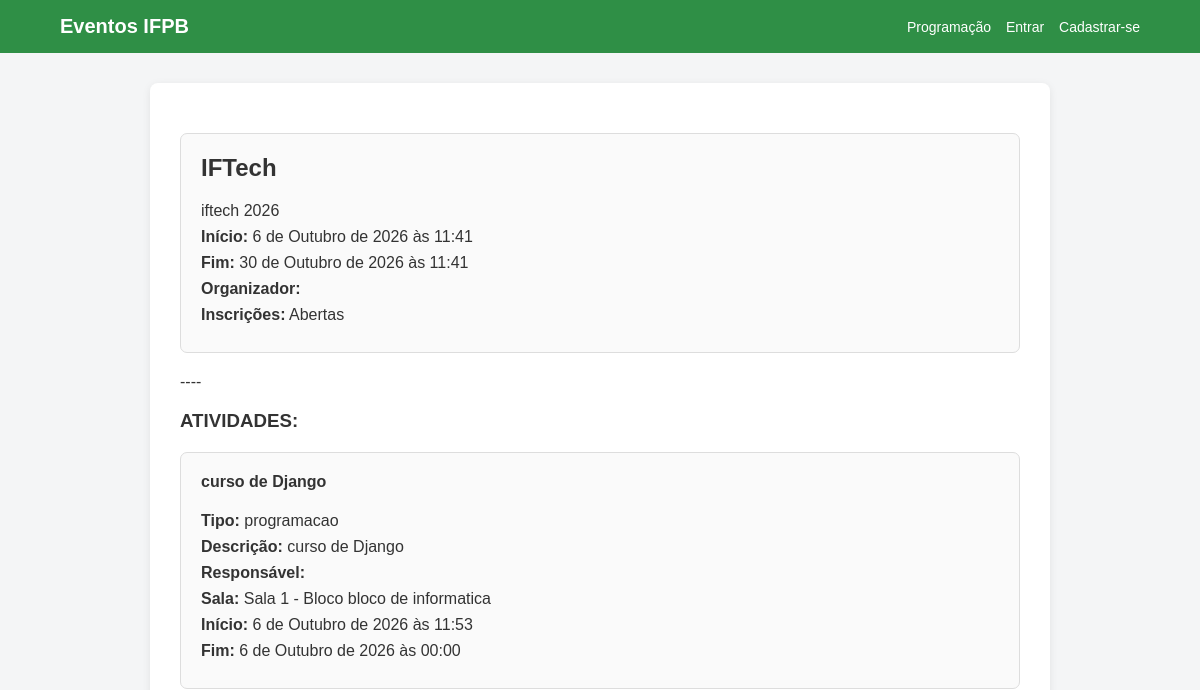
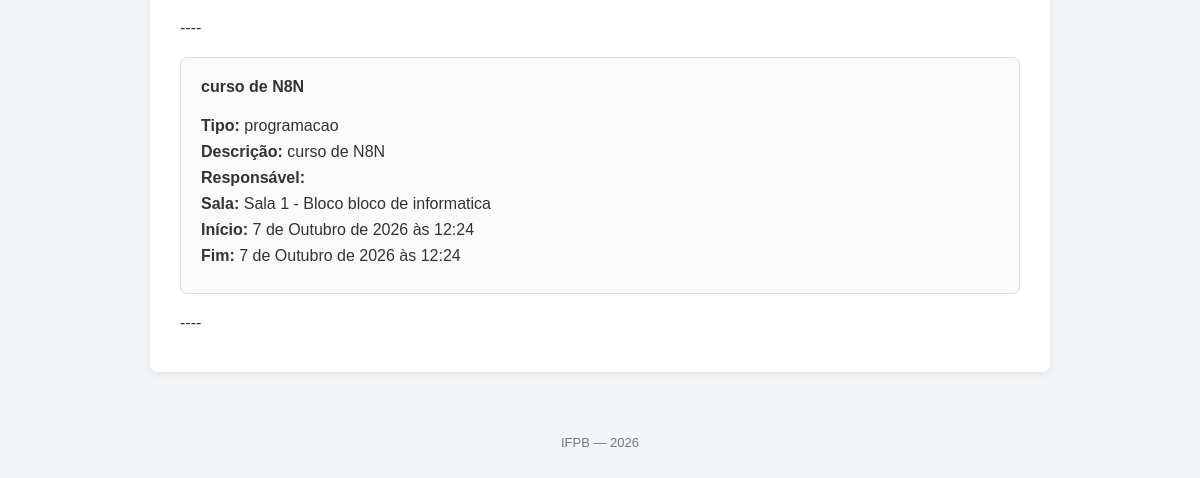
Before: /evento/1 with the older database file (2 pictures, top to bottom).
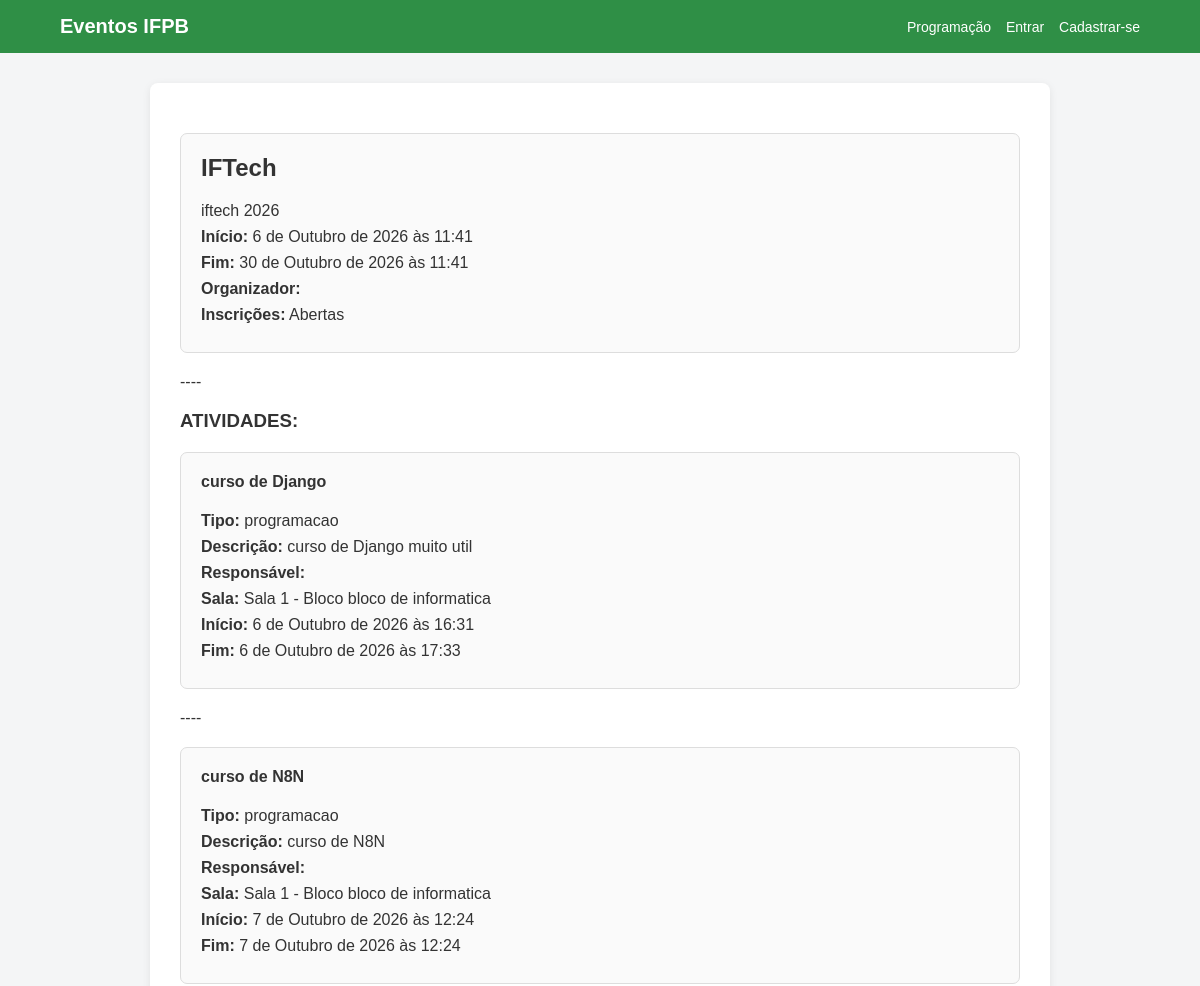
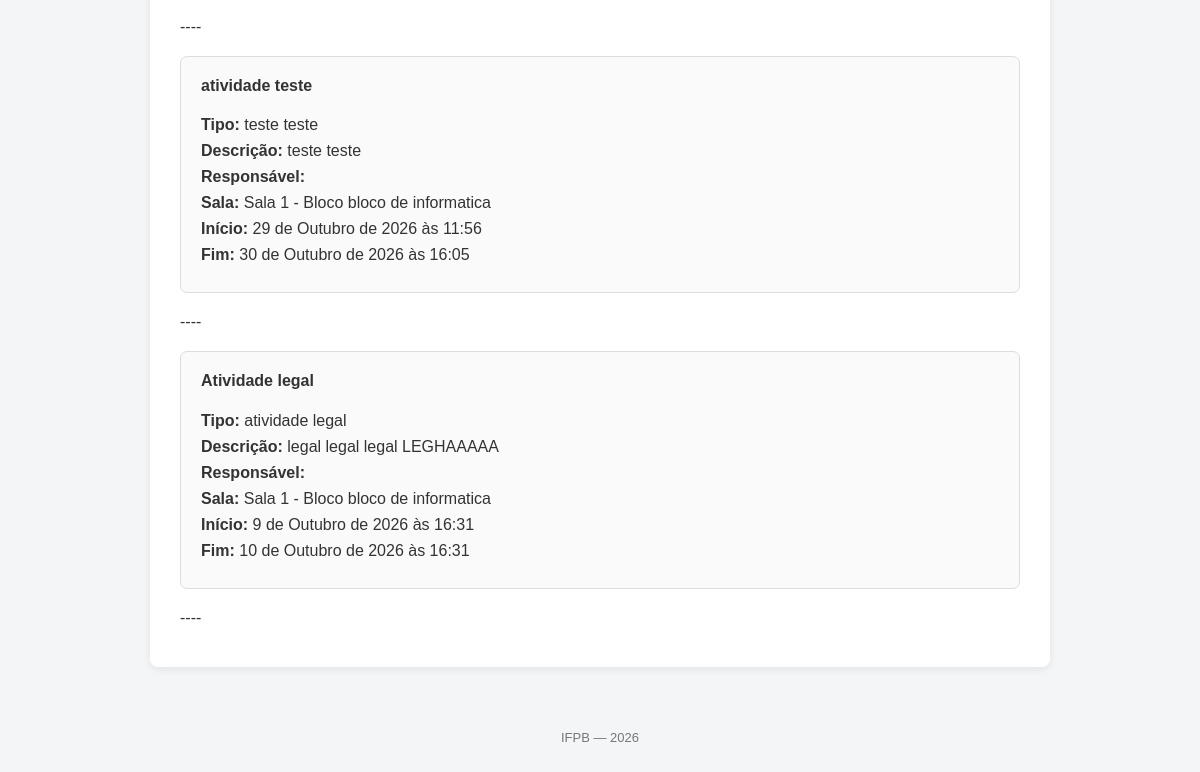
After: the same page with the newer database file (2 pictures, top to bottom).
### eventos/models.py (models this page shows, shortened)
class Evento(models.Model):
    nome = models.CharField(max_length=200)
    descricao = models.TextField(blank=True)
    inicio = models.DateTimeField()
    fim = models.DateTimeField()
    inscricoes_abertas = models.BooleanField(default=True)
    organizador = models.ForeignKey(
        settings.AUTH_USER_MODEL,
        on_delete=models.CASCADE,
        related_name="eventos_organizados"
    )

class Atividade(models.Model):
    evento = models.ForeignKey(
        Evento,
        on_delete=models.CASCADE,
        related_name="atividades"
    )
    titulo = models.CharField(max_length=200)
    tipo = models.CharField(max_length=100)
    descricao = models.TextField(blank=True)
    responsavel = models.ForeignKey(
        settings.AUTH_USER_MODEL,
        on_delete=models.CASCADE,
        related_name="atividades_responsaveis"
    )
    sala = models.ForeignKey(
        Sala,
        on_delete=models.SET_NULL,
        null=True,
        blank=True,
        related_name="atividades"
    )
    inicio = models.DateTimeField()
    fim = models.DateTimeField()

class Sala(models.Model):
    nome = models.CharField(max_length=100)
    bloco = models.CharField(max_length=50)
    capacidade = models.PositiveIntegerField()
    def __str__(self):
        return f"{self.nome} - Bloco {self.bloco}"

### eventos/views.py (the view, shortened to what this page needs)
# urls.py: path('evento/<int:id>', views.detalhe_evento, name='evento'),
def detalhe_evento(request, id):
    evento = get_object_or_404(Evento, id=id)
    inscrito_no_evento = False
    atividades = Atividade.objects.filter(evento=evento)
    return render(request, 'eventos/detalhe_evento.html', {
        'evento': evento,
        'atividades': atividades,
        'inscrito_no_evento': inscrito_no_evento,
    })

### eventos/templates/eventos/detalhe_evento.html (shortened to what this page needs)
{% extends "base.html" %}
{% block conteudo %}
    <article>
        <h2>{{ evento.nome }}</h2>
        <p>{{ evento.descricao }}</p>
        <p>
            <strong>Início:</strong> {{ evento.inicio }}
        </p>
        <p>
            <strong>Fim:</strong> {{ evento.fim }}
        </p>
        <p>
            <strong>Organizador:</strong> {{ evento.organizador }}
        </p>
        <p>
            <strong>Inscrições:</strong>
            {% if evento.inscricoes_abertas %}
                Abertas
            {% else %}
                Encerradas
            {% endif %}
        </p>
    </article>
    <p>----</p>
    <h3>ATIVIDADES:</h3>
    {% for atividade in atividades %}
        <article>
            <h4>{{ atividade.titulo }}</h4>
            <p><strong>Tipo:</strong> {{ atividade.tipo }}</p>
            <p><strong>Descrição:</strong> {{ atividade.descricao }}</p>
            <p><strong>Responsável:</strong> {{ atividade.responsavel }}</p>
            <p>
                <strong>Sala:</strong>
                {% if atividade.sala %}
                    {{ atividade.sala }}
                {% else %}
                    Não definida
                {% endif %}
            </p>
            <p><strong>Início:</strong> {{ atividade.inicio }}</p>
            <p><strong>Fim:</strong> {{ atividade.fim }}</p>
        </article>
        <p>----</p>
    {% empty %}
        <p>Não há atividades para este evento.</p>
    {% endfor %}
{% endblock %}

### templates/base.html (shortened to what this page needs)
{% load static %}
<!DOCTYPE html>
<html lang="pt-br">
<head>
    <link rel="stylesheet" href="{% static 'css/style.css' %}">
</head>
<body>
<header>
    <nav class="navbar">
        <div class="nav-container">
            <a class="logo" href="{% url 'eventos:main' %}">
                Eventos IFPB
            </a>
            <div class="nav-links">
                <a href="{% url 'eventos:programacao' %}">
                    Programação
                </a>
                {% if user.is_authenticated %}
                    <a href="{% url 'eventos:minha_agenda' %}">
                        Minha agenda
                    </a>
                    {% if perms.eventos.add_evento %}
                        <a href="{% url 'eventos:painel_organizador' %}">
                            Painel do organizador
                        </a>
                    {% endif %}
                    <span class="usuario">
                        Olá, {{ user.username }}
                    </span>
                    <a href="{% url 'password_change' %}">
                        Alterar senha
                    </a>
                    <form action="{% url 'logout' %}" method="post" class="logout-form">
                        {% csrf_token %}
                        <button type="submit" class="link-button">
                            Sair
                        </button>
                    </form>
                {% else %}
                    <a href="{% url 'login' %}">
                        Entrar
                    </a>
                    <a href="{% url 'register' %}">
                        Cadastrar-se
                    </a>
                {% endif %}
            </div>
        </div>
    </nav>
</header>
<main class="container">
    {% block conteudo %}
    {% endblock %}
</main>
<footer>
    <p>IFPB — {% now "Y" %}</p>
</footer>
</body>
</html>

### static/css/style.css (style rules this page uses)
* { box-sizing: border-box; }
body { margin: 0; font-family: Arial, sans-serif; background: #f4f5f6; color: #333; }
a { color: #2f8f46; text-decoration: none; }
.container { width: 90%; max-width: 900px; margin: 30px auto; background: white; padding: 30px; border-radius: 8px; box-shadow: 0 2px 8px rgba(0, 0, 0, 0.08); }
h2, h3, h4 { color: #333; }
.navbar { background: #2f8f46; color: white; }
.nav-container { width: 90%; max-width: 1100px; margin: 0 auto; padding: 15px 0; display: flex; justify-content: space-between; align-items: center; gap: 20px; }
.logo { color: white; font-size: 20px; font-weight: bold; text-decoration: none; }
.nav-links { display: flex; align-items: center; gap: 15px; flex-wrap: wrap; }
.nav-links a { color: white; font-size: 14px; }
article { background: #fafafa; border: 1px solid #ddd; border-radius: 7px; padding: 20px; margin: 20px 0; }
article h2, article h3, article h4 { margin-top: 0; }
article p { margin: 8px 0; }
main > p { margin: 10px 0; }
footer { text-align: center; color: #777; padding: 20px 0 30px; font-size: 13px; }

Changed rows visible on the page:
changed Atividade "curso de Django": descricao "curso de Django" → "curso de Django muito util"; inicio "6 de Outubro de 2026 às 11:53" → "6 de Outubro de 2026 às 16:31"; fim "6 de Outubro de 2026 às 00:00" → "6 de Outubro de 2026 às 17:33"
added Atividade: titulo "atividade teste", tipo "teste teste", descricao "teste teste", sala "Sala 1 - Bloco bloco de informatica", inicio "29 de Outubro de 2026 às 11:56", fim "30 de Outubro de 2026 às 16:05"
added Atividade: titulo "Atividade legal", tipo "atividade legal", descricao "legal legal legal LEGHAAAAA", sala "Sala 1 - Bloco bloco de informatica", inicio "9 de Outubro de 2026 às 16:31", fim "10 de Outubro de 2026 às 16:31"
